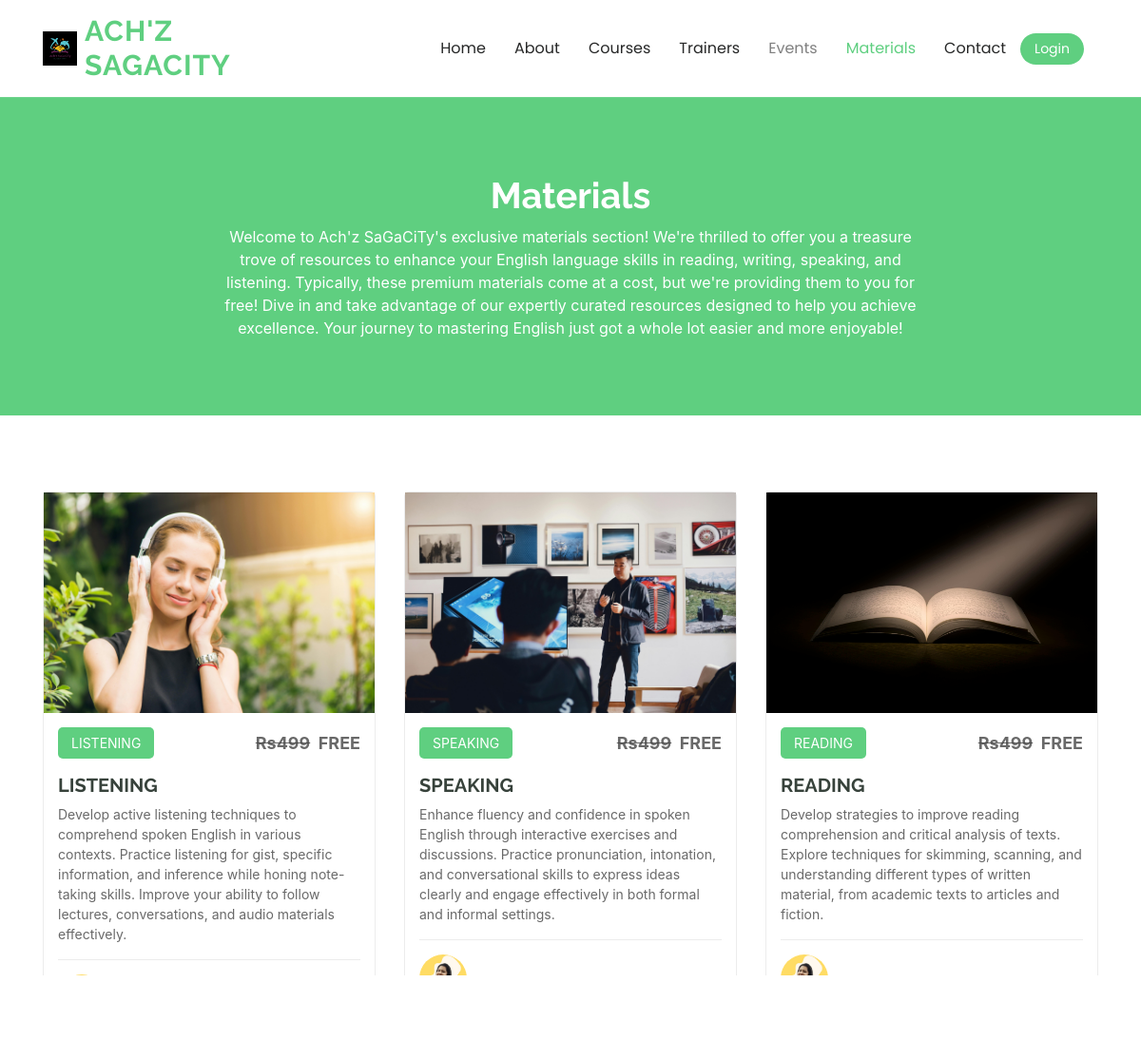
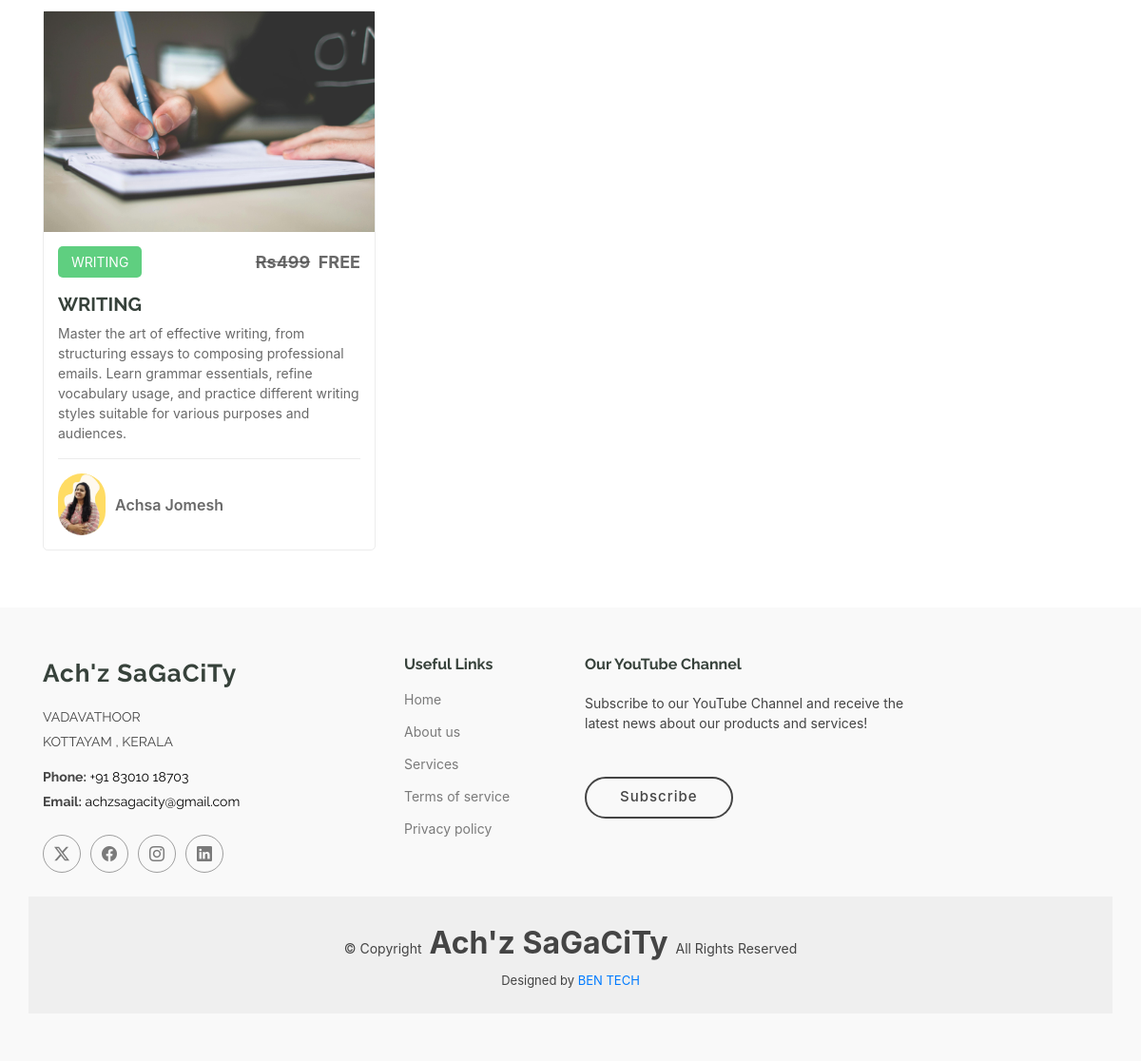
/materials/, run on the app's committed database (2 pictures, top to bottom).
### cources/models.py (models this page shows)
class Skills(models.Model):
    SKILL_CHOICES = [
        ('LISTENING', 'Listening'),
        ('SPEAKING', 'Speaking'),
        ('READING', 'Reading'),
        ('WRITING','Writing'),
    ]
    name = models.CharField(max_length=50, choices=SKILL_CHOICES, unique=True)
    description = models.TextField(default="Default description")
    price = models.CharField(max_length=10,default=499)
    author_name = models.CharField(max_length=100,default='Achsa Jomesh')
    skill_image = models.ImageField(upload_to='images/courses/',null=True)
    def __str__(self):
        return self.name

### cources/views.py (the view)
# urls.py: path('materials/', views.Materials, name='materials'),
def Materials(request):
    skills = Skills.objects.all()
    print(skills)
    return render(request, "materials.html", {'skills': skills})

### cources/templates/materials.html (shortened to what this page needs)
{% load static %}
<!DOCTYPE html>
<html lang="en">
    <!DOCTYPE html>
    <html lang="en">
    <head>
      <link href="{% static 'assets/vendor/aos/aos.css' %}" rel="stylesheet">
      <link href="{% static 'assets/vendor/glightbox/css/glightbox.min.css' %}" rel="stylesheet">
      <link href="{% static 'assets/vendor/swiper/swiper-bundle.min.css' %}" rel="stylesheet">
      <link href="{% static 'assets/css/main.css' %}" rel="stylesheet">
    </head>
<body>
    {% include 'top.html' %}
    <main class="main">
        <div class="page-title" data-aos="fade">
            <div class="heading">
                <div class="container">
                    <div class="row d-flex justify-content-center text-center">
                        <div class="col-lg-8">
                            <h1>Materials</h1>
                            <p class="mb-0">
                                Welcome to Ach'z SaGaCiTy's exclusive materials section! We're thrilled to offer you a treasure trove of resources to enhance
                                your English language skills in reading, writing, speaking, and listening. Typically, these premium materials come at a cost,
                                but we're providing them to you for free! Dive in and take advantage of our expertly curated resources designed to help you
                                achieve excellence. Your journey to mastering English just got a whole lot easier and more enjoyable!
                            </p>
                        </div>
                    </div>
                </div>
            </div>
        </div>
    </main>
<section id="courses" class="courses section">
    <div class="container">
        <div class="row">
            {% for skill in skills %}
            <div class="col-lg-4 col-md-6 d-flex align-items-stretch" data-aos="zoom-in" data-aos-delay="100" style="margin-top: 20px;">
                <div class="course-item">
                    <img src="{{ skill.skill_image.url }}" class="img-fluid" alt="...">
                    <div class="course-content">
                        <div class="d-flex justify-content-between align-items-center mb-3">
                            <p class="category">{{ skill.name }}</p>
                            <p class="price"><s>Rs499</s>&nbsp;&nbsp;FREE</p>
                        </div>
                        <h3><a href="#" onclick="showPopup('{{ skill.name }}')">{{ skill.name }}</a></h3>
                        <p class="description">{{ skill.description }}</p>
                        <div class="trainer d-flex justify-content-between align-items-center">
                            <div class="trainer-profile d-flex align-items-center">
                                <img src="{% static 'banner/images/achsa.png' %}" class="img-fluid" alt="">
                                <a href="#" class="trainer-link">{{ skill.author_name }}</a>
                            </div>
                        </div>
                    </div>
                </div>
            </div>
            {% empty %}
                <h3>Nothing to display.</h3>
            {% endfor %}
        </div>
    </div>
</section>
     {% include 'footer.html' %}
</body>
</html>

### home/templates/top.html (shortened to what this page needs)
{% load static %}
<!DOCTYPE html>
<html lang="en">
<head>
  <link href="{% static 'assets/vendor/bootstrap/css/bootstrap.min.css' %}" rel="stylesheet">
  <link href="{% static 'assets/vendor/bootstrap-icons/bootstrap-icons.css' %}" rel="stylesheet">
  <link href="{% static 'assets/css/main.css' %}" rel="stylesheet">
</head>
<body>
<header id="header" class="header d-flex align-items-center sticky-top">
  <div class="container-fluid container-xl position-relative d-flex align-items-center">
    <a href="{% url 'home' %}" class="logo d-flex align-items-center me-auto text-decoration-none">
        <img src="{% static 'banner/logo/logo.jpg' %}" alt="">
        <h1 class="sitename">
            <span>Ach'z</span><br>
            <span>SaGaCiTy</span>
        </h1>
    </a>
      <nav id="navmenu" class="navmenu">
          <ul>
              <li><a href="{% url 'home' %}" style="text-decoration: none;">Home</a></li>
              <li><a href="{% url 'about' %}" style="text-decoration: none;">About</a></li>
              <li><a href="{% url 'courses' %}" style="text-decoration: none;">Courses</a></li>
              <li><a href="{% url 'trainers' %}" style="text-decoration: none;">Trainers</a></li>
              <li><a href="" style="color: gray; text-decoration: none;" >Events</a></li>
              <li><a href="{% url 'materials' %}" style="text-decoration: none;">Materials</a></li>
              <li><a href="{% url 'contact' %}" style="text-decoration: none;">Contact</a></li>
              {% if user.is_authenticated %}
                <li><a href="{% url 'logout' %}">Logout</a></li>
                <a href="#">
                    <img src="{{ user.customer_profile.image.url }}" style="height: 40px; width: 40px; border-radius: 30%;">
                </a>
                <b style="color: black; font-size: medium; margin-left: 10px;">{{ user.username }}</b>
                {% else %}
                <a class="btn-getstarted" href="{% url 'account' %}">Login</a>
              {% endif %}
          </ul>
      </nav>
      <div class="btn-getstarted" style="background-color: #fff; display: flex; box-shadow: 1px 1px 1px 1px solid black;">
    </div>
  </div>
</header>
</body>
</html>

### home/templates/footer.html (shortened to what this page needs)
{% load static %}
<!DOCTYPE html>
<html lang="en">
<head>
  <link href="{% static 'assets/vendor/bootstrap/css/bootstrap.min.css' %}" rel="stylesheet">
  <link href="{% static 'assets/vendor/bootstrap-icons/bootstrap-icons.css' %}" rel="stylesheet">
  <link href="{% static 'assets/vendor/aos/aos.css' %}" rel="stylesheet">
  <link href="{% static 'assets/vendor/glightbox/css/glightbox.min.css' %}" rel="stylesheet">
  <link href="{% static 'assets/vendor/swiper/swiper-bundle.min.css' %}" rel="stylesheet">
  <link href="{% static 'assets/css/main.css' %}" rel="stylesheet">
  <link rel="stylesheet" href="https://stackpath.bootstrapcdn.com/bootstrap/4.5.2/css/bootstrap.min.css">
  <link rel="stylesheet" href="https://cdnjs.cloudflare.com/ajax/libs/font-awesome/5.15.3/css/all.min.css">
</head>
<body>
    <footer id="footer" class="footer position-relative">
        <div class="container footer-top">
          <div class="row gy-4">
            <div class="col-lg-4 col-md-6 footer-about">
              <a href="{% url 'home' %}" class="logo d-flex align-items-center">
                <span class="sitename">Ach'z SaGaCiTy</span>
              </a>
              <div class="footer-contact pt-3">
                <p>VADAVATHOOR</p>
                <p>KOTTAYAM , KERALA</p>
                <p class="mt-3"><strong>Phone:</strong> <a href="tel:+91 83010 18703" style="text-decoration: none; color: #000;"> +91 83010 18703</a></p>
                <p><strong>Email:</strong> <a href="mailto:achzsagacity@gmail.com" style="text-decoration: none; color: #000;">achzsagacity@gmail.com</a></p>
              </div>
              <div class="social-links d-flex mt-4">
                <a href=""><i class="bi bi-twitter-x"></i></a>
                <a href="https://www.facebook.com/Achsajomu"><i class="bi bi-facebook"></i></a>
                <a href="https://www.instagram.com/achz_linguaphile?utm_source=ig_web_button_share_sheet&igsh=ZDNlZDc0MzIxNw=="><i class="bi bi-instagram"></i></a>
                <a href=""><i class="bi bi-linkedin"></i></a>
              </div>
            </div>
            <div class="col-lg-2 col-md-3 footer-links">
              <h4>Useful Links</h4>
              <ul>
                <li><a href="{% url 'home' %}">Home</a></li>
                <li><a href="{% url 'about' %}">About us</a></li>
                <li><a href="#" >Services</a></li>
                <li><a id="terms-link" style="cursor: pointer;">Terms of service</a></li>
                <li><a id="privacy-link" style="cursor: pointer;">Privacy policy</a></li>
              </ul>
            </div>
            <div class="col-lg-4 col-md-12 footer-newsletter">
              <h4>Our YouTube Channel</h4>
              <p>Subscribe to our YouTube Channel and receive the latest news about our products and services!</p>
                  <a href="https://youtube.com/@ieltsachzsagacity?si=ZCtcNjQqrzG86zSS" class="btn-get-started" style="text-decoration: none;">Subscribe</a>
            </div>
          </div>
        </div>
        <div class="container copyright text-center mt-4">
          <p>© <span>Copyright</span> <strong class="px-1 sitename">Ach'z SaGaCiTy</strong> <span>All Rights Reserved</span></p>
          <div class="credits">
            Designed by <a href="https://www.google.com/url?sa=i&url=https%3A%2F%2Fin.linkedin.com%2Fin%2Fben-jacob-koshy-b1a87b227&psig=AOvVaw2zv4bxBITSkN-UTHOUhZ1c&ust=1713101057940000&source=images&cd=vfe&opi=89978449&ved=0CAcQrpoMahcKEwjAnKX3pL-FAxUAAAAAHQAAAAAQBA">BEN TECH</a>
          </div>
        </div>
      </footer>
</body>
</html>

### home/templates/top.html (style rules this page uses)
.logo { display: flex; align-items: center; text-decoration: none; }
.sitename { font-size: 2rem; }

### home/templates/footer.html (style rules this page uses)
.btn-get-started { font-weight: 500; font-size: 15px; text-decoration: none; letter-spacing: 1px; display: inline-block; padding: 8px 35px 10px 35px; border-radius: 50px; transition: 0.4s; margin-top: 30px; border: 2px solid var(--default-color); color: var(--default-color); }

### data on the page
Skills: skill_image (picture), name "LISTENING", description "Develop active listening techniques to comprehend spoken English in various contexts. Practice listening for gist, specific information, and inference while honing note-taking skills. Improve your ability to follow lectures, conversations, and audio materials effectively."
Skills: skill_image (picture), name "SPEAKING", description "Enhance fluency and confidence in spoken English through interactive exercises and discussions. Practice pronunciation, intonation, and conversational skills to express ideas clearly and engage effectively in both formal and informal settings."
Skills: skill_image (picture), name "READING", description "Develop strategies to improve reading comprehension and critical analysis of texts. Explore techniques for skimming, scanning, and understanding different types of written material, from academic texts to articles and fiction."
Skills: skill_image (picture), name "WRITING", description "Master the art of effective writing, from structuring essays to composing professional emails. Learn grammar essentials, refine vocabulary usage, and practice different writing styles suitable for various purposes and audiences.", author_name "Achsa Jomesh"
